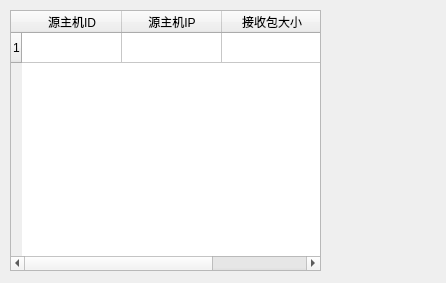
<?xml version="1.0" encoding="UTF-8"?>
<ui version="4.0">
 <class>NewWidget</class>
 <widget class="QWidget" name="NewWidget">
  <property name="geometry">
   <rect>
    <x>0</x>
    <y>0</y>
    <width>446</width>
    <height>283</height>
   </rect>
  </property>
  <property name="windowTitle">
   <string>Widget</string>
  </property>
<!--  <widget class="QTextEdit" name="msgTxtEdit">-->
<!--   <property name="geometry">-->
<!--    <rect>-->
<!--     <x>10</x>-->
<!--     <y>440</y>-->
<!--     <width>561</width>-->
<!--     <height>141</height>-->
<!--    </rect>-->
<!--   </property>-->
<!--  </widget>-->
<!--  <widget class="QPushButton" name="sendBtn">-->
<!--   <property name="geometry">-->
<!--    <rect>-->
<!--     <x>590</x>-->
<!--     <y>540</y>-->
<!--     <width>81</width>-->
<!--     <height>41</height>-->
<!--    </rect>-->
<!--   </property>-->
<!--   <property name="text">-->
<!--    <string>发送</string>-->
<!--   </property>-->
<!--  </widget>-->
  <widget class="QTableWidget" name="usrTblWidget">
   <property name="geometry">
    <rect>
     <x>10</x>
     <y>10</y>
     <width>311</width>
     <height>261</height>
    </rect>
   </property>
   <row>
    <property name="text">
     <string>1</string>
    </property>
   </row>
   <column>
    <property name="text">
     <string>源主机ID</string>
    </property>
   </column>
   <column>
    <property name="text">
     <string>源主机IP</string>
    </property>
   </column>
   <column>
    <property name="text">
     <string>接收包大小</string>
    </property>
   </column>
  </widget>
<!--  <widget class="QPushButton" name="exitBtn">-->
<!--   <property name="geometry">-->
<!--    <rect>-->
<!--     <x>700</x>-->
<!--     <y>540</y>-->
<!--     <width>81</width>-->
<!--     <height>41</height>-->
<!--    </rect>-->
<!--   </property>-->
<!--   <property name="text">-->
<!--    <string>退出</string>-->
<!--   </property>-->
<!--  </widget>-->
<!--  <widget class="QPushButton" name="pushButton">-->
<!--   <property name="geometry">-->
<!--    <rect>-->
<!--     <x>590</x>-->
<!--     <y>450</y>-->
<!--     <width>91</width>-->
<!--     <height>41</height>-->
<!--    </rect>-->
<!--   </property>-->
<!--   <property name="text">-->
<!--    <string>选择文件</string>-->
<!--   </property>-->
<!--  </widget>-->
<!--  <widget class="QLabel" name="usrNumLbl">-->
<!--   <property name="geometry">-->
<!--    <rect>-->
<!--     <x>590</x>-->
<!--     <y>420</y>-->
<!--     <width>141</width>-->
<!--     <height>16</height>-->
<!--    </rect>-->
<!--   </property>-->
<!--   <property name="text">-->
<!--    <string>在线主机数：0</string>-->
<!--   </property>-->
<!--  </widget>-->
 </widget>
 <resources/>
 <connections/>
</ui>
